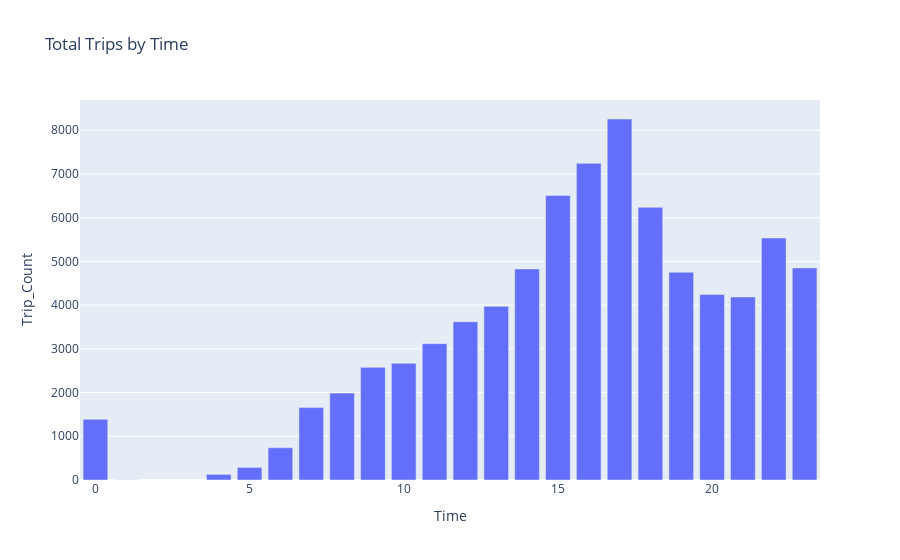

Notebook source saved alongside this figure:
### Code cell
fig1 = px.bar(df[(df["Origin_St."]=="SFIA") & (df["Destination_St."]=="BALB")].groupby(['Time']).sum().reset_index(), x='Time', y='Trip_Count', hover_name='Trip_Count', title='Total Trips by Time')
fig1.show()

### Figure 1 — Plotly figure (JSON) as saved in the notebook; plotly's stock layout.template omitted (floating-point values rounded to 4 significant figures)
{"data": [{"alignmentgroup": "True", "hovertemplate": "<b>%{hovertext}</b><br><br>Time=%{x}<br>Trip_Count=%{y}<extra></extra>", "hovertext": [1388, 3, 128, 288, 738, 1656, 1988, 2577, 2669, 3119, 3621, 3973, 4827, 6510, 7243, 8258, 6238, 4753, 4244, 4187, 5537, 4852], "legendgroup": "", "marker": {"color": "#636efa", "pattern": {"shape": ""}}, "name": "", "offsetgroup": "", "orientation": "v", "showlegend": false, "textposition": "auto", "type": "bar", "x": [0, 1, 4, 5, 6, 7, 8, 9, 10, 11, 12, 13, 14, 15, 16, 17, 18, 19, 20, 21, 22, 23], "xaxis": "x", "y": [1388, 3, 128, 288, 738, 1656, 1988, 2577, 2669, 3119, 3621, 3973, 4827, 6510, 7243, 8258, 6238, 4753, 4244, 4187, 5537, 4852], "yaxis": "y"}], "layout": {"barmode": "relative", "legend": {"tracegroupgap": 0}, "title": {"text": "Total Trips by Time"}, "xaxis": {"anchor": "y", "domain": [0, 1], "title": {"text": "Time"}}, "yaxis": {"anchor": "x", "domain": [0, 1], "title": {"text": "Trip_Count"}}}}
